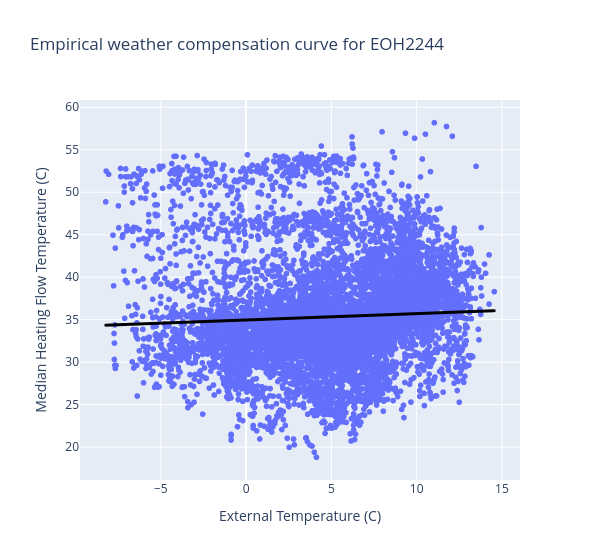

The code cell stored with this chart in its notebook:
### Code cell
fig = px.scatter(cycles[(cycles["state"]==1) & ~cycles["hot_water"]], x="mean_external_temp", y="median_heat_temp", 
           title=f"Empirical weather compensation curve for {property_id}",
           labels={
                "mean_external_temp": "External Temperature (C)",
                "median_heat_temp": "Median Heating Flow Temperature (C)",
            },           
           width=600,
           trendline="ols")
# Change trendline color
#fig.update_traces(selector=dict(name="OLS Trendline"), line=dict(color="black", width=3))

# Force update of the trendline color
fig.data[-1].line.color = "black"  # Trendline is usually the last trace
fig.data[-1].line.width = 3  # Make it more visible
fig.show()

### Figure 1 — Plotly figure (JSON) as saved in the notebook; plotly's stock layout.template omitted (floating-point values rounded to 4 significant figures; data arrays with more than 128 entries replaced by an {"elided": "..."} marker saying what was removed)
{"data": [{"hovertemplate": "External Temperature (C)=%{x}<br>Median Heating Flow Temperature (C)=%{y}<extra></extra>", "legendgroup": "", "marker": {"color": "#636efa", "symbol": "circle"}, "mode": "markers", "name": "", "showlegend": false, "type": "scattergl", "x": {"elided": "8654 float values"}, "xaxis": "x", "y": {"elided": "8654 float values"}, "yaxis": "y"}, {"hovertemplate": "<b>OLS trendline</b><br>median_heat_temp = 0.0748354 * mean_external_temp + 34.9704<br>R<sup>2</sup>=0.002560<br><br>External Temperature (C)=%{x}<br>Median Heating Flow Temperature (C)=%{y} <b>(trend)</b><extra></extra>", "legendgroup": "", "line": {"color": "black", "width": 3}, "marker": {"color": "#636efa", "symbol": "circle"}, "mode": "lines", "name": "", "showlegend": false, "type": "scattergl", "x": {"elided": "8615 float values"}, "xaxis": "x", "y": {"elided": "8615 float values"}, "yaxis": "y"}], "layout": {"legend": {"tracegroupgap": 0}, "title": {"text": "Empirical weather compensation curve for EOH2244"}, "width": 600, "xaxis": {"anchor": "y", "domain": [0, 1], "title": {"text": "External Temperature (C)"}}, "yaxis": {"anchor": "x", "domain": [0, 1], "title": {"text": "Median Heating Flow Temperature (C)"}}}}
